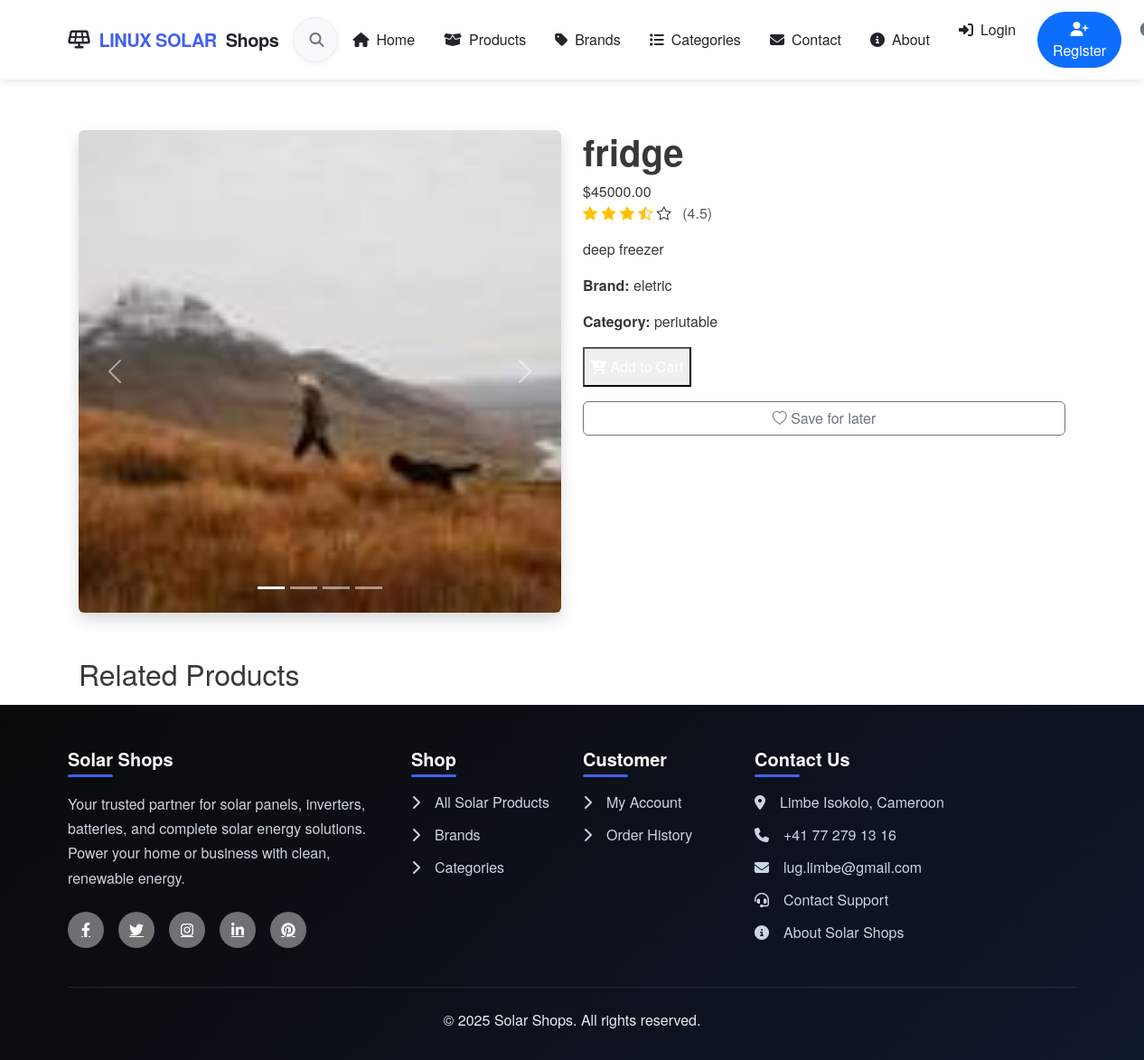
Page /product/1 on the committed database.
### app/models.py (models this page shows, shortened)
class ProductImage(db.Model):
    id = db.Column(db.Integer, primary_key=True)
    product_id = db.Column(db.Integer, db.ForeignKey('product.id', ondelete='CASCADE'), nullable=False)
    image = db.Column(db.String(200), nullable=False)
    created_at = db.Column(db.DateTime, default=datetime.utcnow)

class Product(db.Model):
    id = db.Column(db.Integer, primary_key=True)
    name = db.Column(db.String(100), nullable=False)
    description = db.Column(db.Text, nullable=False)
    price = db.Column(db.Float, nullable=False)
    brand_id = db.Column(db.Integer, db.ForeignKey('brand.id'), nullable=False)
    category_id = db.Column(db.Integer, db.ForeignKey('category.id'), nullable=False)
    images = db.relationship('ProductImage', backref='product_parent', lazy=True,
                           cascade='all, delete-orphan')  # Add cascade delete
    created_at = db.Column(db.DateTime, default=datetime.utcnow)
    updated_at = db.Column(db.DateTime, default=datetime.utcnow, onupdate=datetime.utcnow)

class Brand(db.Model):
    id = db.Column(db.Integer, primary_key=True)
    name = db.Column(db.String(100), nullable=False)
    products = db.relationship('Product', backref='brand', lazy=True)

class Category(db.Model):
    id = db.Column(db.Integer, primary_key=True)
    name = db.Column(db.String(100), nullable=False)
    image = db.Column(db.String(255))  # Verify this line exists
    products = db.relationship('Product', backref='category', lazy=True)

### app/routes.py (the view)
@bp.route('/product/<int:id>')
def product_detail(id):
    product = Product.query.get_or_404(id)
    related_products = Product.query.filter_by(brand_id=product.brand_id).filter(Product.id != id).limit(4).all()
    return render_template('product.html', product=product, related_products=related_products)

### app/routes.py (called while the page is built)
@bp.context_processor
def utility_processor():
    return {
        'now': datetime.utcnow(),
        'Cart': Cart  # Add Cart to the context
    }

### app/templates/product.html (shortened to what this page needs)
{% extends "base.html" %}
{% set active_page = 'product_detail' %}
{% block content %}
<div class="container mt-4">
    <div class="row">
        <div class="col-md-6">
            <div class="product-gallery">
                <div id="product-carousel" class="carousel slide" data-bs-ride="carousel">
                    <div class="carousel-indicators">
                        {% for image in product.images %}
                        <button type="button" data-bs-target="#product-carousel" data-bs-slide-to="{{ loop.index0 }}"
                                class="{% if loop.index0 == 0 %}active{% endif %}"
                                aria-label="Slide {{ loop.index }}"></button>
                        {% endfor %}
                    </div>
                    <div class="carousel-inner rounded shadow">
                        {% for image in product.images %}
                        <div class="carousel-item {% if loop.index0 == 0 %}active{% endif %}">
                            <img src="{{ url_for('static', filename='uploads/' + image.image) }}"
                                 class="d-block w-100 carousel-image"
                                 alt="{{ product.name }}">
                        </div>
                        {% endfor %}
                    </div>
                    <button class="carousel-control-prev" type="button" data-bs-target="#product-carousel" data-bs-slide="prev">
                        <span class="carousel-control-prev-icon" aria-hidden="true"></span>
                    </button>
                    <button class="carousel-control-next" type="button" data-bs-target="#product-carousel" data-bs-slide="next">
                        <span class="carousel-control-next-icon" aria-hidden="true"></span>
                    </button>
                </div>
            </div>
        </div>
        <div class="col-md-6">
            <div class="product-details">
                <h1 class="display-6 fw-bold">{{ product.name }}</h1>
                <div class="price-tag">${{ "%.2f"|format(product.price) }}</div>
                <div class="rating mb-3">
                    <i class="bi bi-star-fill text-warning"></i>
                    <i class="bi bi-star-fill text-warning"></i>
                    <i class="bi bi-star-fill text-warning"></i>
                    <i class="bi bi-star-half text-warning"></i>
                    <i class="bi bi-star"></i>
                    <span class="ms-2 text-muted">(4.5)</span>
                </div>
                <p class="card-text">{{ product.description }}</p>
                <div class="product-meta mb-3">
                    <p><strong>Brand:</strong> {{ product.brand.name }}</p>
                    <p><strong>Category:</strong> {{ product.category.name }}</p>
                </div>
               <form method="POST" action="{{ url_for('main.add_to_cart', product_id=product.id) }}" class="d-inline w-100">
                            <button type="submit" class="add-to-cart-btn w-full bg-blue-600 text-white px-6 py-2 rounded-lg font-medium hover:bg-blue-700 transition duration-300 ease-in-out">
                                <span class="btn-text"><i class="fas fa-cart-plus"></i> Add to Cart</span>
                            </button>
                        </form>
                <div class="mt-3">
                    <button class="btn btn-outline-secondary w-100">
                        <i class="bi bi-heart"></i> Save for later
                    </button>
                </div>
            </div>
        </div>
    </div>
    <div class="row mt-5">
        <div class="col-md-12">
            <h2>Related Products</h2>
        </div>
    </div>
</div>
{% endblock %}

### rows in the picture
ProductImage: image (picture)
Product: name "fridge", price "45000.00", description "deep freezer"
Brand: brand.name "eletric"
Category: category.name "periutable"
